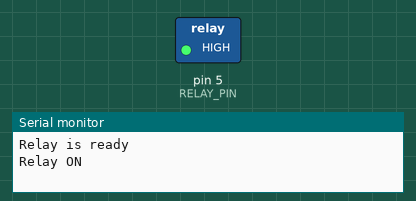
The sketch below on a simulated Arduino Uno, built with avr-gcc and run on an emulated ATmega328P. Parts: switched loads named in the sketch (green lamp = pin HIGH), the last lines printed to the serial monitor.

Above: at 0.2 s.
At 5.5 s:
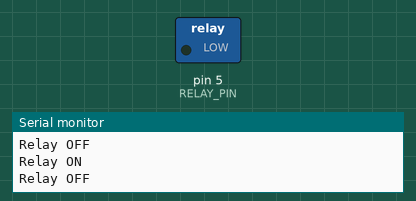
Timing chart, 0 to 8.1 s (numbered marks = the images above):
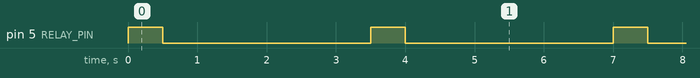

The sketch:

relay_test.ino
```cpp
const int RELAY_PIN = 5;

const int RELAY_ON = HIGH;
const int RELAY_OFF = LOW;

void setup() {
  Serial.begin(115200);

  pinMode(RELAY_PIN, OUTPUT);
  digitalWrite(RELAY_PIN, RELAY_OFF);

  Serial.println("Relay is ready");
}

void loop() {
  Serial.println("Relay ON");
  digitalWrite(RELAY_PIN, RELAY_ON);
  delay(500);

  Serial.println("Relay OFF");
  digitalWrite(RELAY_PIN, RELAY_OFF);
  delay(3000);
}
```

Measured:
- by itself, pin 5 (RELAY_PIN): alternates HIGH for 0.50 s and LOW for 3.0 s
